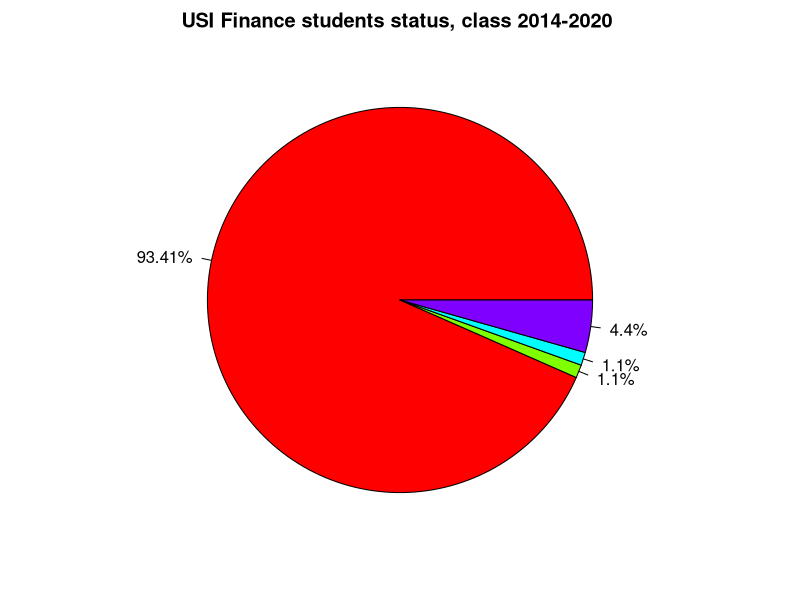

Recreate this plot in R.
library(ggplot2)

usi_finance <- data.frame( my_variables = c(rep("employed", 85),rep("other", 1),
                                            rep("studying",1), rep("unemployed",4)))
totals = c(85, 1, 1, 4)

student_status <- table(usi_finance$my_variables)

par(mar=c(2,2,2,2))
lb=paste0(round(prop.table(student_status)*100,2),"%")
p<-pie(student_status,labels = lb,col = rainbow(4))
legend(-2.1,0.4,legend=names(student_status),cex=0.7,yjust=0.2, xjust = -0.3,
       fill = rainbow(4), bty = "n")
title(main="USI Finance students status, class 2014-2020 ")
     

        
